Frame 1 (no input): blank canvas, image omitted
Frame 60 (the mouse pressed at the canvas centre just before this capture): blank canvas, image omitted
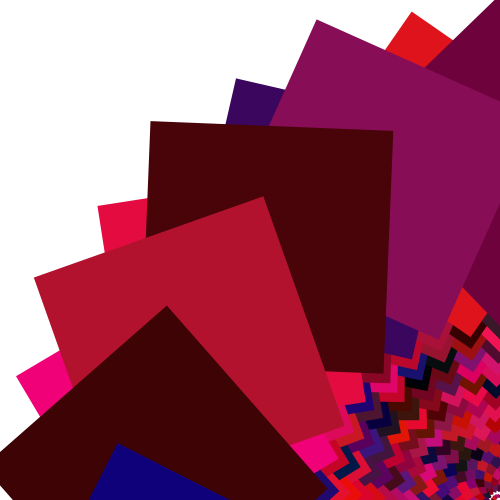
Frame 120 (the mouse held since frame 60 and released just before this capture)

The Processing sketch whose frames 1 and 60 were blank and that drew this single picture after the mouse press (run headless with seeded random() and noise(); from frame 60 on, the mouse is pressed at the canvas centre):

// Processing sketch: processing_71195
// ── processing_71195.pde

int count = 0;

void setup(){
 size(500, 500);
 rectMode(CENTER);
 smooth(); 
}

void draw(){
  background(255);
  translate(width/2, height/2);
  if(mousePressed==true){
   translate(mouseX, mouseY);
  }
  fill(0);
  noStroke();
 //rect(width/2,mouseY, 50,50);
 for(int i = 0; i < height; i++){
   if(mousePressed==true){
    //i = i*i; 
   }
   rotate(i/500+count);
   fill(random(map(mouseY,0,height,230,255)),random(map(mouseY,0,height,0,50)),random(map(mouseY,0,height,100,150)));
   rect(map(mouseX,0,width,0,i), map(mouseY,0, height, 0, i), 
        map(mouseY,0, height, 0, i), map(mouseY,0, height, 0, i));
 }
  count++;
}
